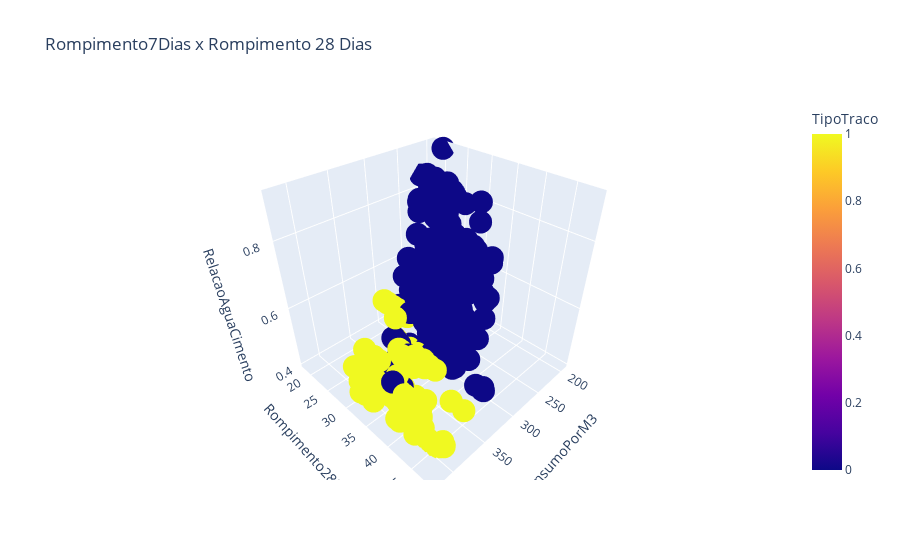

Source (notebook cell):
### Code cell
fig = px.scatter_3d(dados_aglomerante, x="ConsumoPorM3", y="Rompimento28Dias", z="RelacaoAguaCimento", color="TipoTraco", title='Rompimento7Dias x Rompimento 28 Dias')
fig.show()

### Figure 1 — Plotly figure (JSON) as saved in the notebook; plotly's stock layout.template omitted (floating-point values rounded to 4 significant figures; data arrays with more than 128 entries replaced by an {"elided": "..."} marker saying what was removed)
{"data": [{"hovertemplate": "ConsumoPorM3=%{x}<br>Rompimento28Dias=%{y}<br>RelacaoAguaCimento=%{z}<br>TipoTraco=%{marker.color}<extra></extra>", "legendgroup": "", "marker": {"color": {"elided": "455 int values"}, "coloraxis": "coloraxis", "symbol": "circle"}, "mode": "markers", "name": "", "scene": "scene", "showlegend": false, "type": "scatter3d", "x": {"elided": "455 int values"}, "y": {"elided": "455 float values"}, "z": {"elided": "455 float values"}}], "layout": {"coloraxis": {"colorbar": {"title": {"text": "TipoTraco"}}, "colorscale": [[0, "#0d0887"], [0.1111, "#46039f"], [0.2222, "#7201a8"], [0.3333, "#9c179e"], [0.4444, "#bd3786"], [0.5556, "#d8576b"], [0.6667, "#ed7953"], [0.7778, "#fb9f3a"], [0.8889, "#fdca26"], [1, "#f0f921"]]}, "legend": {"tracegroupgap": 0}, "scene": {"domain": {"x": [0, 1], "y": [0, 1]}, "xaxis": {"title": {"text": "ConsumoPorM3"}}, "yaxis": {"title": {"text": "Rompimento28Dias"}}, "zaxis": {"title": {"text": "RelacaoAguaCimento"}}}, "title": {"text": "Rompimento7Dias x Rompimento 28 Dias"}}}
